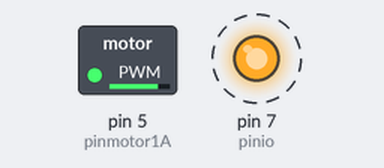
Simulated run of this sketch. Board: Arduino Uno, built with avr-gcc and run on an emulated ATmega328P. On the bench: switched loads named in the sketch (green lamp = pin HIGH), output pins drawn as LEDs (lit = HIGH). Dashed ring = blinking.

Above: at 0.05 s.
Timing chart, 0 to 4.6 s (numbered marks = the images above):
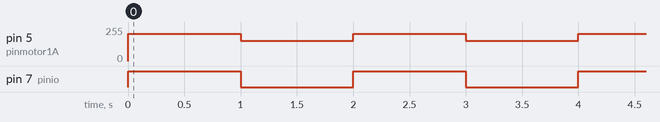

Measured:
- by itself, pin 5 (pinmotor1A): alternates 204/255 for 1.0 s and 153/255 for 1.0 s
- by itself, pin 7 (pinio): alternates HIGH for 1.0 s and LOW for 1.0 s

The sketch:

Degrau_PWM_-_7.8_kHz.ino
```cpp
// Gerando um degrau com sinal PWM a uma freq. de 7812.5 Hz

// ------- Pinos de saída -------
#define pinmotor1A 5  // Sinal PWM - Motor 1 - sentido de rotação A
#define pinio 7       // Pino de io


// ------- Pinos de entrada -------
// Potenciômetro
#define potenciometro A0  // Leitura do potenciômetro


// Patamares percentuais do degrau (% / 100)
float nivel_alto = 0.8;    // 80% da tensão nominal
float nivel_baixo = 0.6;   // 60% da tensão nominal

// Tempos do degrau (segundos)
float tempo_nivel_alto = 1;    // Tempo no patamar de 80%
float tempo_nivel_baixo = 1;   // Tempo no patamar de 60%

// Divisor da frequência selecionada
int divisor = 8;


void setup()
{
  // Definindo os pinos de saída
  pinMode(pinmotor1A, OUTPUT);
  pinMode(pinio, OUTPUT);

  // Definindo os pinos de entrada
  pinMode(potenciometro, INPUT);

  // Alterando a frequência do sinal PWM para 7812.5 Hz
  TCCR0B = TCCR0B & 0b11111000 | 0X02;
}


void loop()
{
  analogWrite(pinmotor1A, 255 * nivel_alto);
  digitalWrite(pinio, HIGH);
  delay(tempo_nivel_alto * 1000 * divisor);

  analogWrite(pinmotor1A, 255 * nivel_baixo);
  digitalWrite(pinio, LOW);
  delay(tempo_nivel_baixo * 1000 * divisor);
}
```
